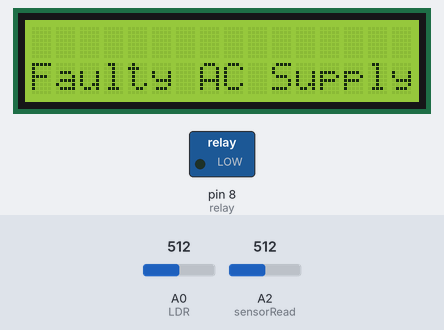
Recording of a sketch running on a simulated Arduino Uno, built with avr-gcc and run on an emulated ATmega328P. On the bench: 16×2 character LCD, switched loads named in the sketch (green lamp = pin HIGH). Inputs (shaded band) come from the test bench; at power-on: A0 (LDR) = 512, A2 (sensorRead) = 512. The modem accepts every AT command (registered, SIM ready, sends succeed) and sends nothing else; what the sketch prints to the serial monitor is not drawn.

Above: at 5.3 s.
Timing chart, 0 to 6.8 s (numbered marks = the images above):
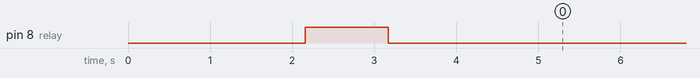

The sketch:

Wireless_System.ino
```cpp
#include <Wire.h>
#include <LiquidCrystal_I2C.h>
#include <SoftwareSerial.h>
LiquidCrystal_I2C lcd(0x27,16,2);  // set the LCD address to 0x27 for a 16 chars and 2 line display
SoftwareSerial GPRS(9, 10);
String textMessage;
int currentRate = 13.0;
const int Buzzer = 9;    // Alarm connected to digital pin 9
const int highestPin = 13;
const int sensorRead = A2;
int resistance = 100;
double voltage = 0;
double Vrms = 0;
const int relay = 8;  // this pin is connected to the relay
const int LDR = A0;
int LDRR;
int LDRR1;

void setup() {
  Serial.begin(9600);
  GPRS.begin(9600);
Serial.print("GPRS ready...\r\n");
GPRS.print("AT+CMGF=1\r\n");
delay(1000);
GPRS.print("AT+CNMI=2,2,0,0,0\r\n");
delay(1000);
   lcd.init();                      // initialize the lcd
  lcd.init();
  lcd.backlight();
  pinMode(relay,OUTPUT);
  // for (int thisPin = lowestPin; thisPin <= highestPin; thisPin++) {//this code is for the alarm, it has been modified but not tested
    digitalWrite(relay,HIGH);
    noTone(Buzzer);
}

void loop() {
  if(GPRS.available()>0){
textMessage = GPRS.readString();
Serial.print(textMessage);
delay(10);
}
  LDRR = analogRead(LDR);
  int LDRR1 = map(LDRR,0,1023,0,100);
  Serial.println(LDRR1);
  digitalWrite(relay,LOW);
  voltage = peak_to_peak();
  Vrms = (voltage/2.0)*0.7071;
  double Irms = (Vrms*1000)/resistance;
  Irms -= 0.17;
  lcd.setCursor(0,0);
  lcd.print("Detected Current: ");
  lcd.setCursor(0,1);
  lcd.print(Irms);
  lcd.print(" A");
  if (Irms<0.09){
    AC();

  }
 if (LDRR1<50){
     LD();
  }
}

float peak_to_peak()
{
  float peak;
  int sensorValue;
  int maxPeak = 0; //maximum peak is stored here
  int minPeak = 1024; // minimum peak is stored here
  uint32_t begin_time = millis();
  while(millis() - begin_time <1000)
  {
    sensorValue = analogRead(sensorRead);
    if(sensorValue > maxPeak){
      maxPeak =sensorValue;
    }
    if(sensorValue < minPeak){
      minPeak =sensorValue;
    }
  }
  peak =((maxPeak-minPeak)*5.0)/1024.0;
  return peak;

}
void LD(){
  lcd.clear();
  int ld = 1;
  while(ld = 1){
   LDRR = analogRead(LDR);
  LDRR1 = map(LDRR,0,1023,0,100);
  Serial.println(LDRR1);
  digitalWrite(relay,LOW);
  voltage = peak_to_peak();
  Vrms = (voltage/2.0)*0.7071;
  double Irms = (Vrms*1000)/resistance;
  Irms -= 0.17;
lcd.setCursor(0,1);
Serial.println ("Light Damaged");
lcd.print("Light Damaged");
textMessage = "";
GPRS.println("AT+CMGS=\"+233548330366\"");
delay(500);
GPRS.print("Bulb is OFF: bulb is damaged. System requires the replacement of bulb\r");
GPRS.write(0x1a);
delay(1000);
LD1();
  }

}
void AC(){
  lcd.clear();
  int ld = 1;
  while(ld = 1){
   LDRR = analogRead(LDR);
  LDRR1 = map(LDRR,0,1023,0,100);
  Serial.println(LDRR1);
  digitalWrite(relay,LOW);
  voltage = peak_to_peak();
  Vrms = (voltage/2.0)*0.7071;
  double Irms = (Vrms*1000)/resistance;
  Irms -= 0.17;
lcd.setCursor(0,1);
Serial.println ("Light Damaged");
lcd.print("Faulty AC Supply");
textMessage = "";
GPRS.println("AT+CMGS=\"+233548330366\"");
delay(500);
GPRS.print("Bulb OFF: Power is disconnected. Maintenance required on power supply \r");
GPRS.write(0x1a);
delay(1000);
 AC1();
  }

}
void AC1(){
  lcd.clear();
  int ld = 1;
  while(ld = 1){
   LDRR = analogRead(LDR);
  LDRR1 = map(LDRR,0,1023,0,100);
  Serial.println(LDRR1);
  digitalWrite(relay,LOW);
  voltage = peak_to_peak();
  Vrms = (voltage/2.0)*0.7071;
  double Irms = (Vrms*1000)/resistance;
  Irms -= 0.17;
lcd.setCursor(0,1);
Serial.println ("Light Damaged");
lcd.print("Faulty AC Supply");
if (Irms>=0.06){
    lcd.clear();
    loop();
  }
  }

}
void LD1(){
  lcd.clear();
  int ld = 1;
  while(ld = 1){
   LDRR = analogRead(LDR);
  LDRR1 = map(LDRR,0,1023,0,100);
  Serial.println(LDRR1);
  digitalWrite(relay,LOW);
  voltage = peak_to_peak();
  Vrms = (voltage/2.0)*0.7071;
  double Irms = (Vrms*1000)/resistance;
  Irms -= 0.17;
lcd.setCursor(0,1);
Serial.println ("Light Damaged");
lcd.print("Light Damaged");
if (LDRR1>=50){
    lcd.clear();
    loop();
  }
  }

}
```

Measured:
- by itself, pin 8 (relay): HIGH → LOW at 3.2 s
